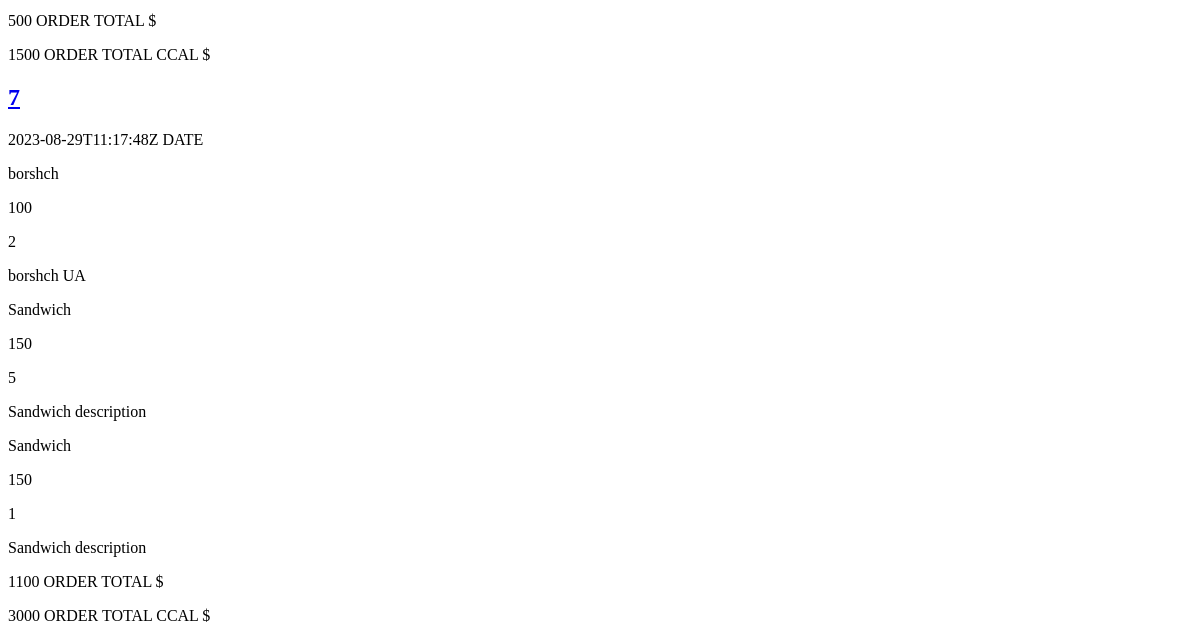
The app's page /user/orders (signed in, lower part), older data.
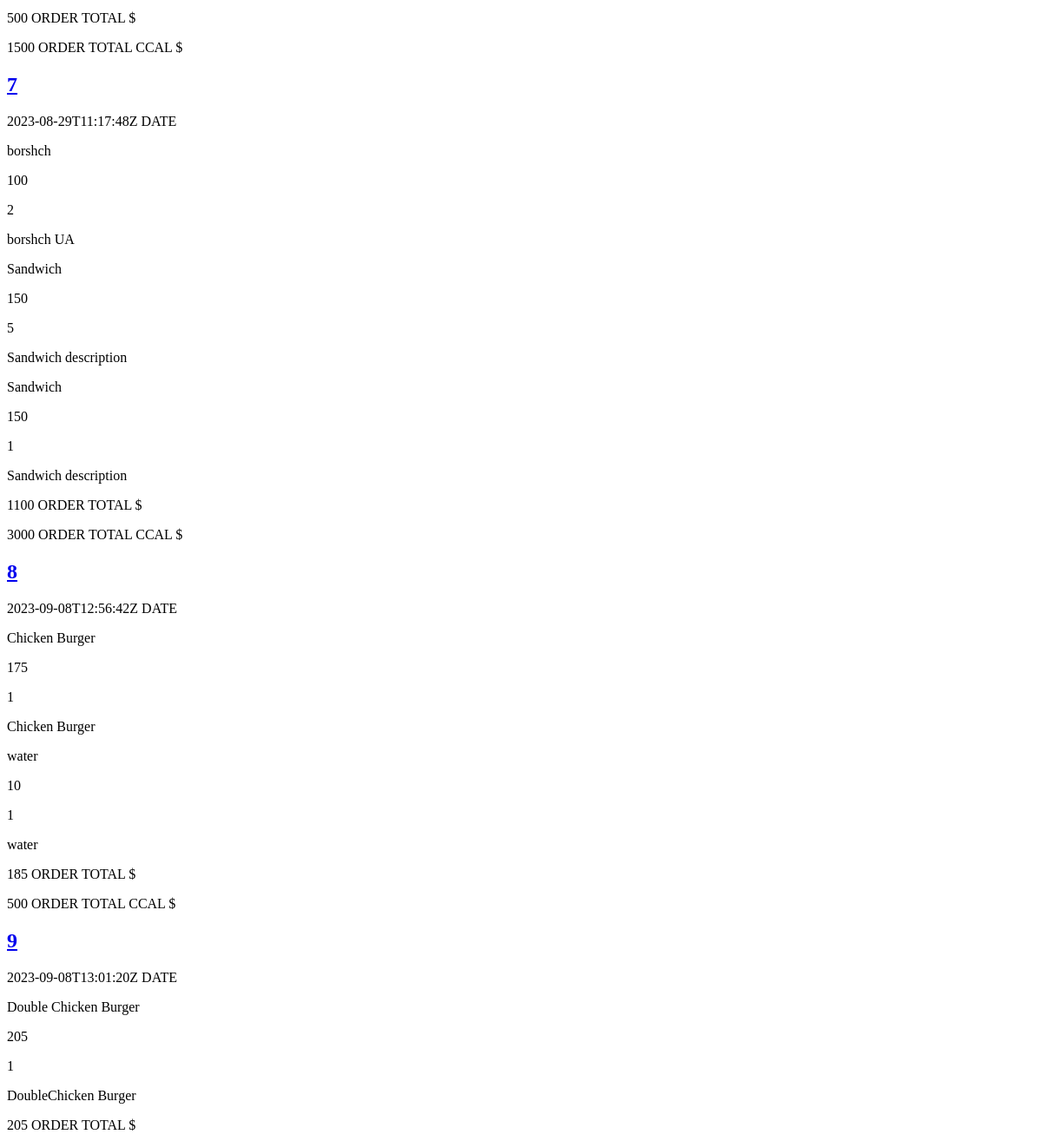
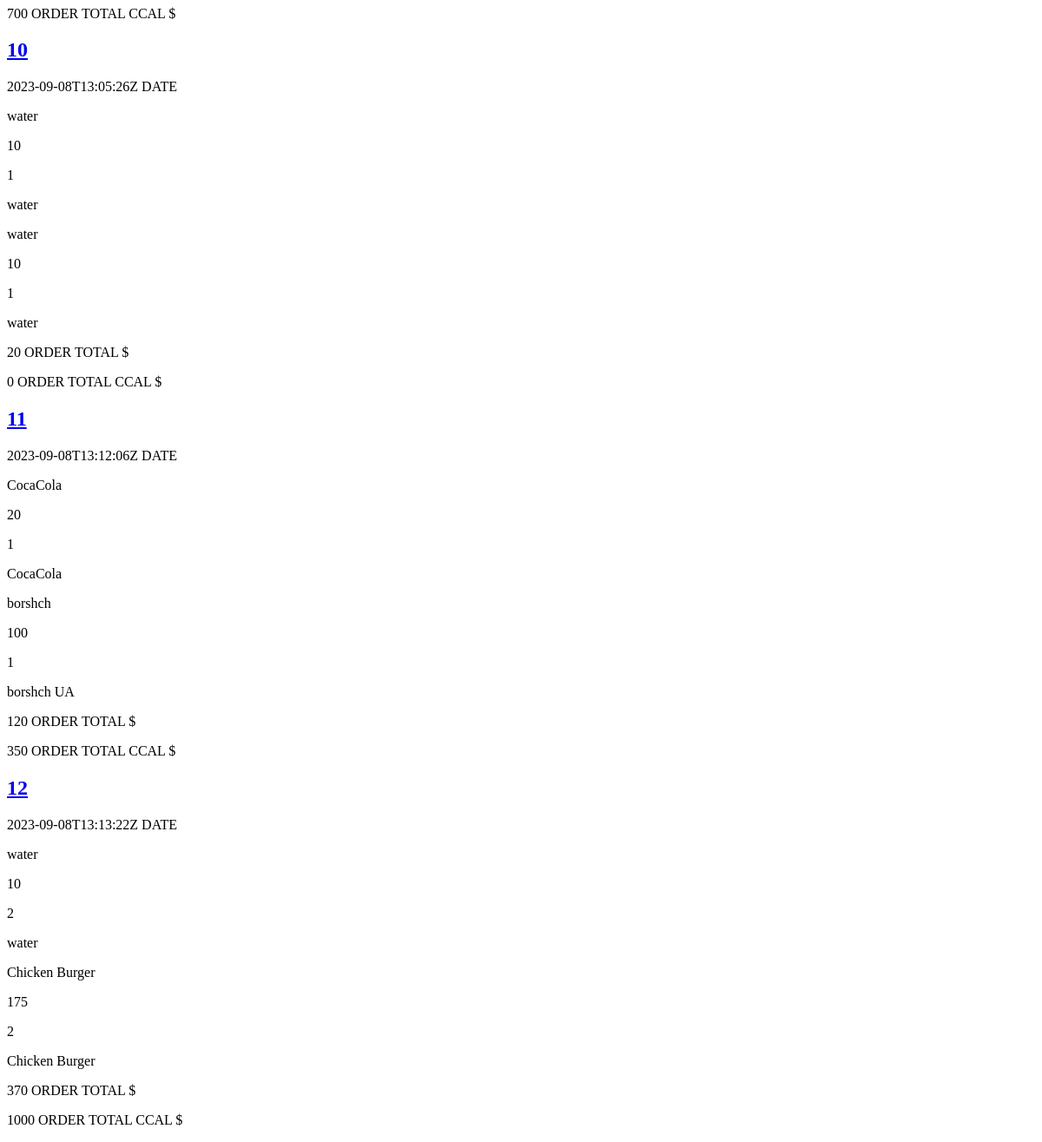
The same page, newer data (2 pictures, top to bottom).
### utils/db_models.py (models this page shows, shortened)
class OrderedDishes(Base):
    __tablename__ = "Ordered_dishes"
    id = Column(Integer, primary_key=True, autoincrement=True)
    count = Column(Integer)
    order_id = Column(Integer, ForeignKey("Orders.id"))
    dish_id = Column(String, ForeignKey("Dishes.id"))

class Dishes(Base):
    __tablename__ = "Dishes"
    id = Column(String(250), primary_key=True)
    dish_name = Column(String(250))
    price = Column(Integer)
    description = Column(String(1000))
    available = Column(Integer)
    photo = Column(String(250))
    ccal = Column(Integer)
    protein = Column(Integer)
    fat = Column(Integer)
    carb = Column(Integer)
    category = Column(String, ForeignKey("Category.id"))

### app.py (the view)
@app.route("/user/orders", methods=["GET"])
def user_orders_history():
    return get_user_orders()

### utils/common.py (called while the page is built)
def transformation_raw_to_dict(keys: list, raw_data: list):
    result = []
    for n in raw_data:
        result_dict = dict.fromkeys(keys)
        for key, value in zip(result_dict.keys(), n):
            result_dict[key] = value
        result.append(result_dict)
    return result

### utils/db_models.py (called while the page is built)
def init_db():
    Base.metadata.create_all(bind=engine)

### templates/user_orders.html (shortened to what this page needs)
<!DOCTYPE html>
<html lang="en">
<head>
</head>
<body>
{% if session.user_id %}
{% for order in orders %}
<div>
    <h2><a href="{{ url_for('user_order', order_id=order.id) }}"> {{
                        order.id }}</a></h2>
    <p>{{ order.order_date }} DATE </p>
    {% for dish in order.dishes %}
    <p>{{ dish.dish_name }}</p>
    <p>{{ dish.price }}</p>
    <p>{{ dish.count }}</p>
    <p>{{ dish.description }}</p>
    {% endfor %}
    <p>{{ order.total }} ORDER TOTAL $</p>
    <p>{{ order.total_ccal }} ORDER TOTAL CCAL $</p>
</div>
{% endfor %}
{% else %}
<a href="/user/sign_in">Sign in</a>
<br>
<a href="/user/register">Sign up</a>
{% endif %}
</body>
</html>

Row changes from the older to the newer data that the page shows:
added OrderedDishes: dish_name "Chicken Burger", price "175", count "1", description "Chicken Burger", shown under "8"
added OrderedDishes: dish_name "water", price "10", count "1", description "water", shown under "8"
added OrderedDishes: dish_name "Double Chicken Burger", price "205", count "1", description "DoubleChicken Burger", shown under "9"
added OrderedDishes: dish_name "water", price "10", count "1", description "water"
added OrderedDishes: dish_name "water", price "10", count "1", description "water"
added OrderedDishes: dish_name "CocaCola", price "20", count "1", description "CocaCola", shown under "11"
added OrderedDishes: dish_name "borshch", price "100", count "1", description "borshch UA", shown under "11"
added OrderedDishes: dish_name "water", price "10", count "2", description "water", shown under "12"
added OrderedDishes: dish_name "Chicken Burger", price "175", count "2", description "Chicken Burger", shown under "12"
Text that changed along with them:
new list line: "8 2023-09-08T12:56:42Z DATE 185 ORDER TOTAL $ 500 ORDER TOTAL CCAL $"
new list line: "9 2023-09-08T13:01:20Z DATE 205 ORDER TOTAL $ 700 ORDER TOTAL CCAL $"
new list line: "10 2023-09-08T13:05:26Z DATE 20 ORDER TOTAL $ 0 ORDER TOTAL CCAL $"
new list line: "11 2023-09-08T13:12:06Z DATE 120 ORDER TOTAL $ 350 ORDER TOTAL CCAL $"
new list line: "12 2023-09-08T13:13:22Z DATE 370 ORDER TOTAL $ 1000 ORDER TOTAL CCAL $"
